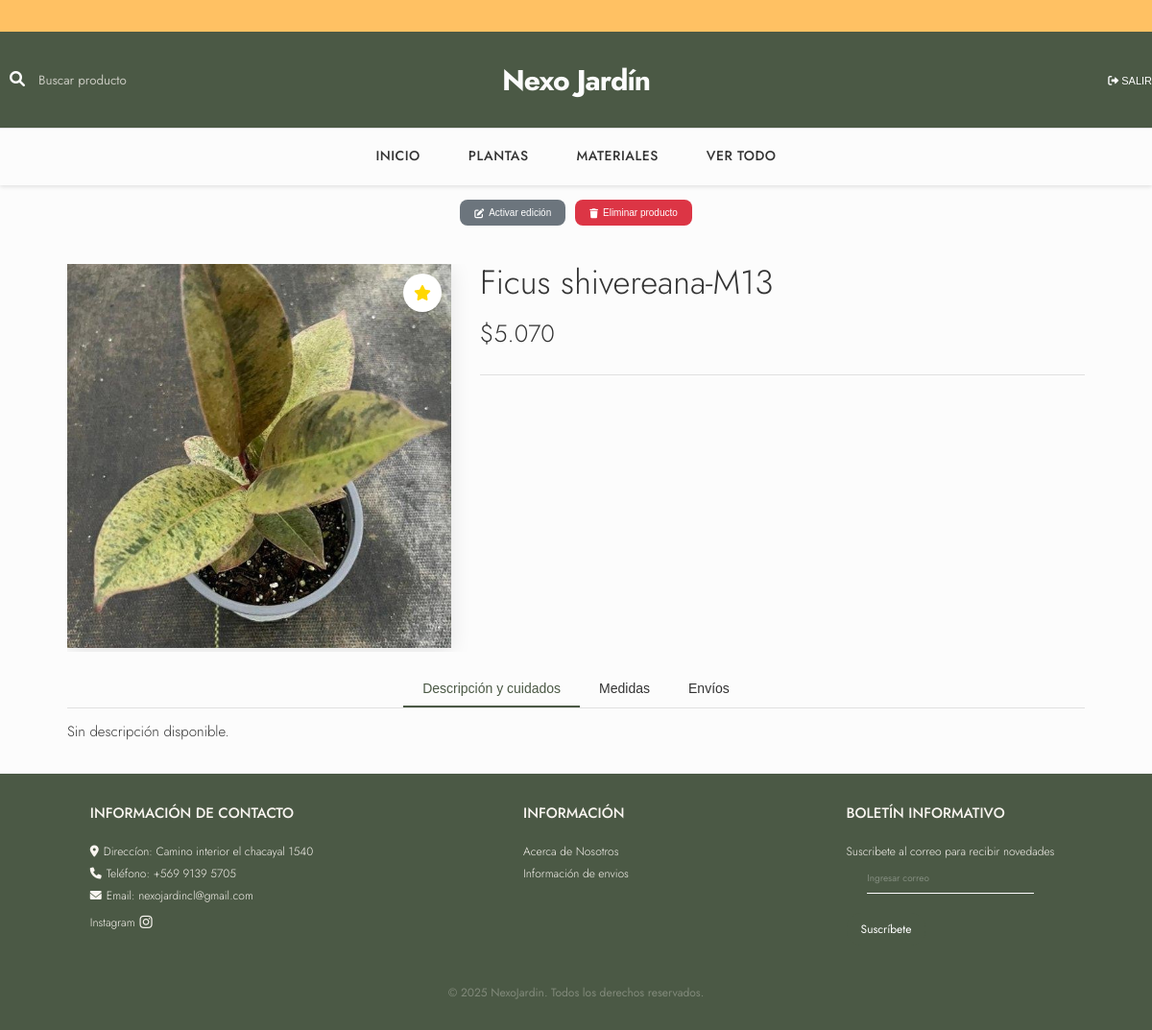
Before: /producto/2/ (signed in) with the older database file.
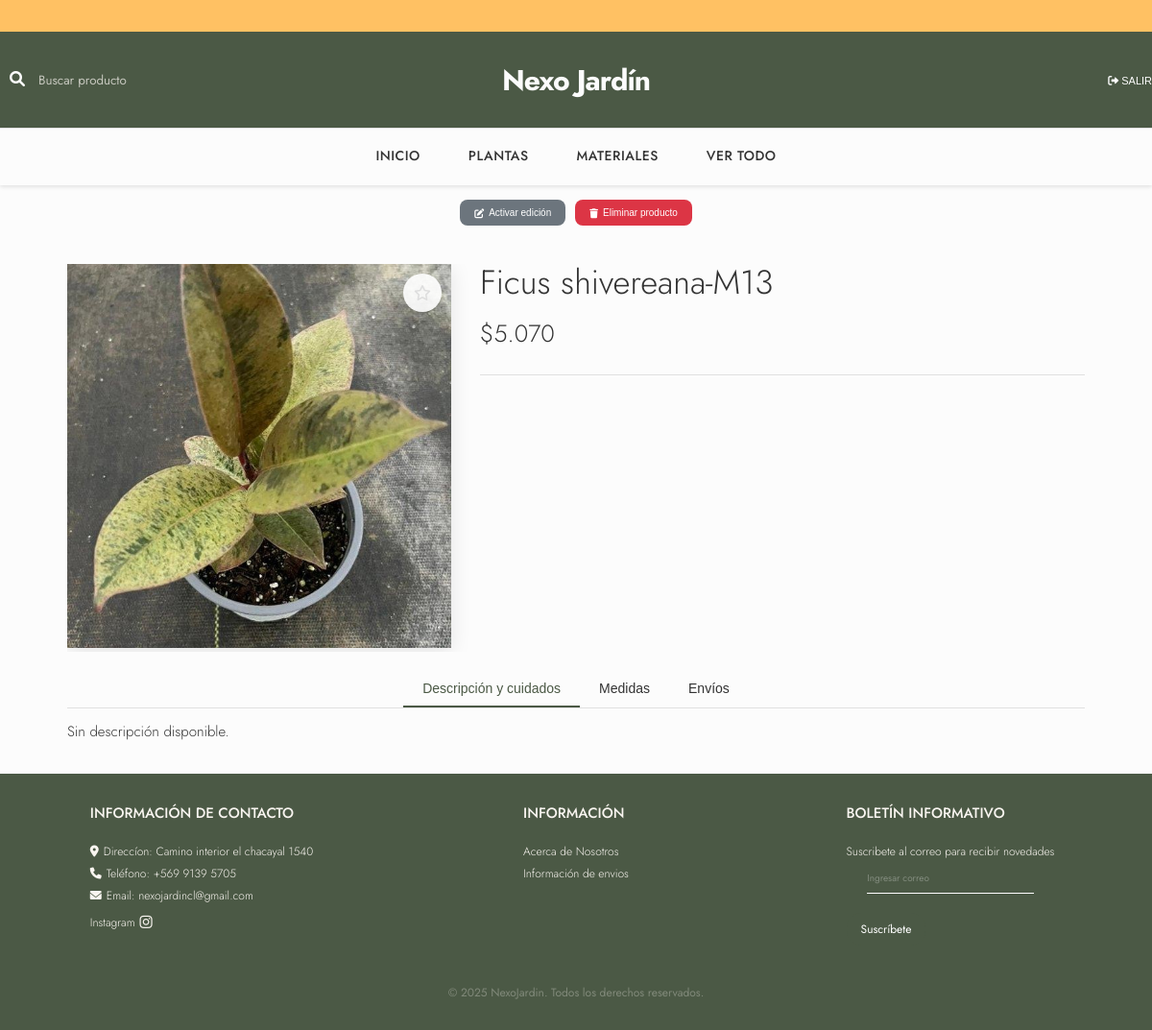
After: the same page with the newer database file.
### products/models.py (models this page shows, shortened)
class Producto(models.Model):
    TIPO_CHOICES = [
        ('planta', 'Planta'),
        ('material', 'Material'),
    ]
    nombre = models.CharField(max_length=100)
    descripcion = models.TextField(blank=True, null=True)
    descripcion_corta= models.TextField(blank=True, null=True)
    medidas = models.TextField(blank=True, null=True)
    precio_base = models.DecimalField(max_digits=10, decimal_places=2)  # Precio sin modificaciones
    porcentaje_extra = models.DecimalField(max_digits=5, decimal_places=2, default=0, blank=True)  # Porcentaje adicional
    incluir_iva = models.BooleanField(default=False)  # Si incluir IVA del 19%
    precio = models.DecimalField(max_digits=10, decimal_places=2)  # Precio final calculado
    imagen = models.ImageField(upload_to='productos/', blank=True, null=True)
    categoria = models.ForeignKey(Categoria, on_delete=models.CASCADE, blank=True, null=True)
    tipo = models.CharField(max_length=10, choices=TIPO_CHOICES, default='planta')
    destacado = models.BooleanField(default=False)  # Nuevo campo para productos destacados

### pages/views.py (the view)
# urls.py: path('producto/<int:id>/', views.detalle_producto, name='detalle_producto'),
def detalle_producto(request, id):
    producto = get_object_or_404(Producto, id=id)
    return render(request, 'pages/detalle_producto.html', {'producto': producto})

### products/templatetags/puntomiles.py (called while the page is built)
def puntomiles(value):
    try:
        value = int(float(value))
    except (ValueError, TypeError):
        return value
    return f"{value:,}".replace(",", ".")

### pages/templates/pages/detalle_producto.html (shortened to what this page needs)
{% extends 'base.html' %}
{% load static %}
{% load humanize %}
{% load puntomiles %}
{% block extra_css %}
<link rel="stylesheet" href="{% static 'css/detalle_producto.css' %}">
<link rel="stylesheet" href="https://cdnjs.cloudflare.com/ajax/libs/font-awesome/6.0.0/css/all.min.css">
{% endblock %}
{% block content %}
{% if user.is_authenticated and user.is_staff %}
    <div id="admin-controls">
        <button type="button" id="btn-edit-toggle">
            <i class="fas fa-edit"></i> <span id="edit-text">Activar edición</span>
        </button>
        <button type="button" id="btn-delete" data-product-id="{{ producto.id }}" data-product-name="{{ producto.nombre|escapejs }}">
            <i class="fas fa-trash"></i> Eliminar producto
        </button>
    </div>
{% endif %}
<div id="product-container">
    <form id="edit-form" data-producto-id="{{ producto.id }}">
        <div id="product-main">
            <div id="image-container">
                <img id="product-image" src="{% if producto.imagen %}{{ producto.imagen.url }}{% else %}{% static 'img/default.jpg' %}{% endif %}" alt="{{ producto.nombre }}">
                {% if user.is_authenticated and user.is_staff %}
                <button class="btn-destacado {% if producto.destacado %}destacado{% endif %}"
                        onclick="toggleDestacado({{ producto.id }})"
                        title="{% if producto.destacado %}Quitar de destacados{% else %}Marcar como destacado{% endif %}">
                    <i class="fa-star {% if producto.destacado %}fa-solid{% else %}fa-regular{% endif %}"></i>
                </button>
                {% endif %}
            </div>
            <div id="product-info">
                <div class="field-group">
                    <h1 id="name-display">{{ producto.nombre }}</h1>
                </div>
                <div class="field-group">
                    <div id="price-display">${{ producto.precio|puntomiles }}</div>
                </div>
                <hr id="divider">
            </div>
        </div>
    </form>
    <div id="tabs-container">
        <div id="tabs">
            <button type="button" class="tab active" data-tab="descripcion">Descripción y cuidados</button>
            <button type="button" class="tab" data-tab="medidas">Medidas</button>
            <button type="button" class="tab" data-tab="envios">Envíos</button>
        </div>
        <div id="tab-content">
            <div class="tab-panel active" id="panel-descripcion">
                <div class="field-group">
                    <div id="desc-display">{{ producto.descripcion|default:"Sin descripción disponible."|linebreaksbr }}</div>
                </div>
            </div>
        </div>
    </div>
</div>
{% endblock %}

### templates/base.html (shortened to what this page needs)
<!DOCTYPE html>
<html lang="es">
<head>
    {% load static %}
    <link rel="stylesheet" href="{% static 'css/style.css' %}">
    <link rel="stylesheet" href="{% static 'css/banner.css' %}">
    <link rel="stylesheet" href="{% static 'css/productos.css' %}">
    <link rel="stylesheet" href="https://cdnjs.cloudflare.com/ajax/libs/font-awesome/6.4.0/css/all.min.css" />
    {% block extra_css %}{% endblock %}
</head>
<body>
    <header>
        <div class="envio-bar-header">
            <div class="envio-marquee">
                <span>Por compras sobre 30.000 CLP, envíos gratuitos dentro de la región metropolitana.</span>
            </div>
        </div>
        <div class="container-superior">
            <div class="container superior">
                <form class="search-form" action="{% url 'ver-todo' %}" method="GET">
                    <div class="search-icon">
                    </div>
                    <input type="search" placeholder="Buscar producto" name="q">
                </form>
                <div class="logo-container">
                    <h1 class="logo"><a href="{% url 'home' %}">Nexo Jardín</a></h1>
                </div>
                <div class="header-icons">
                    <div class="dropdown-cuenta">
                        {% if user.is_authenticated %}
                            <form action="{% url 'logout' %}" method="post" class="form-logout">
                                <button type="submit" class="btn-logout">
                                    <i class="fa-solid fa-sign-out-alt icon-user"></i>
                                    <span class="span-ingresar">SALIR</span>
                                </button>
                            </form>
                        {% else %}
                            <a href="{% url 'login' %}" class="btn-ingresar">
                                <i class="fa-solid fa-user icon-user"></i>
                                <span class="span-ingresar">INGRESAR</span>
                            </a>
                        {% endif %}
                    </div>
                </div>
            </div>
        </div>
        <div class="container-navegacion">
            <div class="container navegacion">
                <ul class="menu">
                    <li><a href="{% url 'home' %}">INICIO</a></li>
                    <li><a href="{% url 'plantas' %}">PLANTAS</a></li>
                    <li><a href="{% url 'materiales' %}">MATERIALES</a></li>
                    <li><a href="{% url 'ver-todo' %}">VER TODO</a></li>
                </ul>
            </div>
        </div>
    </header>
    <main class="container">
        {% block content %}
        {% endblock content %}
    </main>
    <footer class="footer">
        <div class="container container-inferior">
            <div class="menu-inferior">
                <div class="contact-info">
                    <p class="title-inferior">INFORMACIÓN DE CONTACTO</p>
                    <ul>
                        <li><i class="fa-solid fa-location-dot icon-contacto"></i> Direccíon: Camino interior el chacayal 1540</li>
                        <li><i class="fa-solid fa-phone icon-contacto"></i> Teléfono: +569 9139 5705</li>
                        <li><i class="fa-solid fa-envelope icon-contacto"></i> Email: nexojardincl@gmail.com</li>
                    </ul>
                    <div class="social-icons">
                        <a class="instagram-link" href="https://www.instagram.com/nexo.jardin/" target="_blank" rel="noopener">
                            <span>Instagram</span>
                        </a>
                    </div>
                </div>
                <div class="informacion">
                    <p class="title-inferior">INFORMACIÓN</p>
                    <ul>
                        <li><a href="{% url 'nosotros' %}">Acerca de Nosotros</a></li>
                        <li><a href="{% url 'informacion' %}">Información de envios</a></li>
                    </ul>
                </div>
                <div class="newsletter">
                    <p class="title-inferior">BOLETÍN INFORMATIVO</p>
                    <div class="content">
                        <p>Suscribete al correo para recibir novedades</p>
                        <input type="email" placeholder="Ingresar correo">
                        <button>Suscríbete</button>
                    </div>
                </div>
            </div>
            <div class="copyright">
                <p>&copy; 2025 NexoJardin. Todos los derechos reservados.</p>
            </div>
        </div>
    </footer>
    <link rel="stylesheet" href="https://cdn.jsdelivr.net/npm/swiper@10/swiper-bundle.min.css" />
</body>
</html>

### static/css/banner.css (style rules this page uses)
.envio-marquee { width: 100%; overflow: hidden; white-space: nowrap; box-sizing: border-box; }
.envio-marquee span { display: inline-block; padding-left: 100%; animation: envio-scroll 32s linear infinite; }
.envio-bar-header { width: 100%; background: var(--secundary-color); color: #ffffff; text-align: center; font-size: 1.4rem; font-weight: 400; padding: 0.7rem 0 0.6rem 0; margin-bottom: 0; letter-spacing: 0.5px; text-transform: uppercase; }
html, body { overflow-x: hidden; }

### static/css/productos.css (style rules this page uses)
.btn-destacado { position: absolute; top: 10px; right: 10px; background: rgba(255, 255, 255, 0.9); border: none; border-radius: 50%; width: 40px; height: 40px; display: flex; align-items: center; justify-content: center; cursor: pointer; font-size: 1.6rem; color: #ddd; transition: all 0.3s ease; box-shadow: 0 2px 8px rgba(0,0,0,0.1); }

### static/css/detalle_producto.css (style rules this page uses)
:root { --primary-color: #4b5945; --dark-text: #333; --light-gray: #f8f9fa; --border-color: #e0e0e0; --success-color: #28a745; --error-color: #dc3545; --warning-color: #ffc107; --container-width: 1100px; --border-radius: 8px; --transition: all 0.3s ease; }
#product-container { max-width: var(--container-width); margin: 0 auto; padding: 2rem; }
#admin-controls { display: flex; justify-content: center; gap: 1rem; margin: 2rem 0; flex-wrap: wrap; }
#admin-controls button { padding: 0.8rem 1.5rem; border: none; border-radius: var(--border-radius); cursor: pointer; font-size: 1rem; font-weight: 500; transition: var(--transition); display: inline-flex; align-items: center; gap: 0.5rem; color: white; }
#btn-edit-toggle { background-color: #6c757d; }
#btn-delete { background-color: var(--error-color); }
#product-main { display: flex; gap: 3rem; margin-bottom: 2rem; align-items: flex-start; max-width: 100%; overflow: hidden; }
#image-container { position: relative; flex: 0 0 400px; aspect-ratio: 1; }
#image-container .btn-destacado { position: absolute; top: 10px; right: 10px; width: 40px; height: 40px; border: none; border-radius: 50%; background: rgba(255, 255, 255, 0.9); color: #ddd; cursor: pointer; transition: all 0.3s ease; display: flex; align-items: center; justify-content: center; font-size: 1.6rem; z-index: 10; box-shadow: 0 2px 8px rgba(0,0,0,0.1); }
#product-image { width: 100%; height: 100%; object-fit: cover; border-radius: var(--border-radius); box-shadow: 0 4px 20px rgba(0,0,0,0.1); }
#product-info { flex: 1; display: flex; flex-direction: column; gap: 1.5rem; max-width: 100%; overflow: hidden; }
.field-group { position: relative; word-wrap: break-word; overflow-wrap: break-word; }
#name-display { font-size: 3.5rem; font-weight: 300; color: var(--dark-text); margin: 0; line-height: 1.1; }
#price-display { font-size: 2.5rem; color: var(--dark-text); font-weight: 300; }
#divider { border: none; height: 1px; background-color: var(--border-color); margin: 1rem 0; }
#tabs-container { margin-top: 1rem; }
#tabs { display: flex; justify-content: center; border-bottom: 1px solid var(--border-color); margin-bottom: 0; }
.tab { background: none; border: none; padding: 1rem 2rem; font-size: 1.4rem; font-weight: 400; color: var(--dark-text); cursor: pointer; transition: var(--transition); border-bottom: 2px solid transparent; }
.tab.active { color: var(--primary-color); border-bottom-color: var(--primary-color); font-weight: 500; }
#tab-content { position: relative; }
.tab-panel { display: none; padding: 1.2rem 0; animation: fadeIn 0.3s ease; }
.tab-panel.active { display: block; }
#desc-display, #measures-display { color: var(--dark-text); font-size: 1.5rem; line-height: 1.6; font-weight: 300; }

Changed rows visible on the page:
changed Producto "Ficus shivereana-M13": destacado True → False (drawn)
